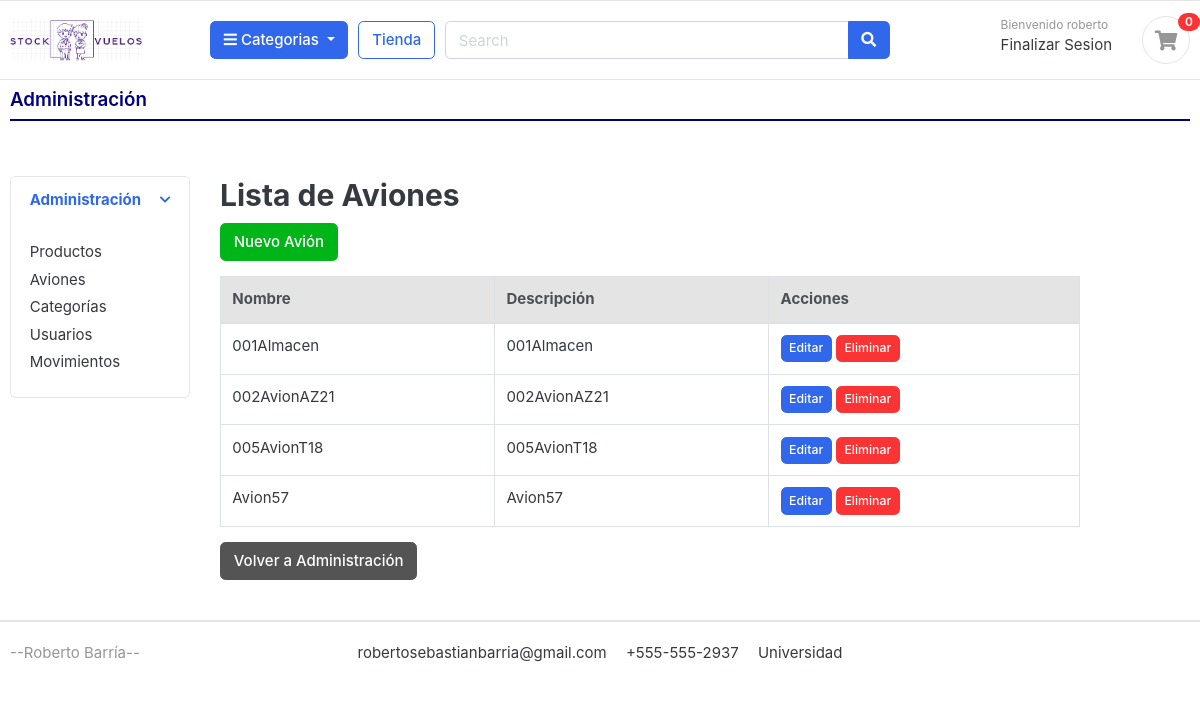
The app's page /administracion/aviones/ (signed in) with its own data.
### cuentas/models.py (models this page shows, shortened)
class Cuenta(AbstractBaseUser):
    Nombre = models.CharField(max_length=50)
    Apellido = models.CharField(max_length=50)
    username = models.CharField(max_length=50, unique=True)
    email = models.EmailField(max_length=100, unique=True)
    phone_number = models.CharField(max_length=50)
    avion = models.ForeignKey('aviones.Avion', on_delete=models.SET_NULL, null=True, blank=True)
    es_administrador = models.BooleanField(default=False)
    es_tripulante = models.BooleanField(default=False)
    date_joined = models.DateTimeField(auto_now_add=True)
    last_login = models.DateTimeField(auto_now_add=True)
    is_admin = models.BooleanField(default=False)
    is_staff = models.BooleanField(default=False)
    is_active = models.BooleanField(default=False)
    is_superadmin = models.BooleanField(default=False)
    USERNAME_FIELD = 'email'
    REQUIRED_FIELDS = ['username', 'Nombre', 'Apellido']
    objects = MyAccountManager()

### aviones/models.py (models this page shows, shortened)
class Avion(models.Model):
    nombre = models.CharField(max_length=100)
    descripcion = models.CharField(max_length=255, blank=True)

### administracion/views.py (the view)
# urls.py: path('aviones/', views.lista_aviones, name='lista_aviones'),
@login_required
def lista_aviones(request):
    aviones = Avion.objects.all()
    return render(request, 'administracion/lista_aviones.html', {'aviones': aviones})

### categorias/models.py (called while the page is built)
    def get_url(self):
        return reverse('productos_por_categoria', args=[self.slug])

### tienda/context_processors.py (called while the page is built)
def cantidad_productos_en_orden(request):
    if request.user.is_authenticated:
        avion_id = request.session.get('avion_id')
        orden = Orden.objects.filter(usuario=request.user, avion_id=avion_id, completada=False).first()
        if orden:
            orden_productos = OrdenProducto.objects.filter(orden=orden).count()
        else:
            orden_productos = 0
    else:
        orden_productos = 0
    return {'orden_productos': orden_productos}

def categorias_context(request):
    return {
        'categorias': Categoria.objects.all()
    }

### templates/administracion/lista_aviones.html
{% extends 'administracion/administracion.html' %}
{% block main_content %}
<section class="section-content padding-x">
    <div class="container">
        <div class="row">
            <div class="col-md-12">
                <h2>Lista de Aviones</h2>
                <a href="{% url 'crear_avion' %}" class="btn btn-success mb-3">Nuevo Avión</a>
                <table class="table table-bordered">
                    <thead class="thead-light">
                        <tr>
                            <th>Nombre</th>
                            <th>Descripción</th>
                            <th>Acciones</th>
                        </tr>
                    </thead>
                    <tbody>
                        {% for avion in aviones %}
                            <tr>
                                <td>{{ avion.nombre }}</td>
                                <td>{{ avion.descripcion }}</td>
                                <td>
                                    <a href="{% url 'editar_avion' avion.pk %}" class="btn btn-primary btn-sm">Editar</a>
                                    <a href="{% url 'eliminar_avion' avion.pk %}" class="btn btn-danger btn-sm">Eliminar</a>
                                </td>
                            </tr>
                        {% endfor %}
                    </tbody>
                </table>
            </div>
        </div>
        <a href="{% url 'administracion' %}" class="btn btn-secondary">Volver a Administración</a>
    </div>
</section>
{% endblock %}

### templates/includes/navbar.html (shortened to what this page needs)
{% load static %}
<header class="section-header">
    <section class="header-main border-bottom">
        <div class="container">
            <div class="row align-items-center">
                <div class="col-lg-2 col-md-3 col-6">
                    <a href="{% url 'tienda' %}" class="brand-wrap">
                        <img class="logo" src="{% static 'images/logo05.png' %}">
                    </a>
                </div>
                {% if user.id is not None %}
                <div class="col-lg col-sm col-md col-6 flex-grow-0">
                    <div class="category-wrap dropdown d-inline-block float-right">
                        <button type="button" class="btn btn-primary dropdown-toggle" data-toggle="dropdown">
                            <i class="fa fa-bars"></i> Categorias
                        </button>
                    </div>
                </div>
                {% endif %}
                {% if user.id is not None %}
                <a href="{% url 'tienda' %}" class="btn btn-outline-primary">Tienda</a>
                {% endif %}
                <div class="col-lg col-md-6 col-sm-12 col">
                    {% if user.id is not None %}
                    <form action="#" class="search">
                        <div class="input-group w-100">
                            <input type="text" class="form-control" style="width:60%;" placeholder="Search">
                            <div class="input-group-append">
                                <button class="btn btn-primary" type="submit">
                                    <i class="fa fa-search"></i>
                                </button>
                            </div>
                        </div>
                    </form>
                    {% endif %}
                </div>
                <div class="col-lg-3 col-sm-6 col-8 order-2 order-lg-3">
                    <div class="d-flex justify-content-end mb-3 mb-lg-0">
                        {% if user.id is None %}
                            <div class="widget-header">
                                <small class="title text-muted">Bienvenido </small>
                                <div>
                                    <a href="{% url 'login' %}">Login</a> <span class="dark-transp"> | </span>
                                </div>
                            </div>
                        {% else %}
                            <div class="widget-header">
                                <small class="title text-muted">Bienvenido {{user.Nombre}} </small>
                                <div>
                                    <a href="{% url 'logout' %}">Finalizar Sesion</a>
                                </div>
                            </div>
                        {% endif %}
                        {% if user.id is not None %}
                        <a href="{% url 'listar_ordenes' %}" class="widget-header pl-3 ml-3">
                            <div class="icon icon-sm rounded-circle border">
                                <i class="fa fa-shopping-cart"></i>
                            </div>
                            <span class="badge badge-pill badge-danger notify">{{ orden_productos }}</span>
                        </a>
                        {% endif %}
                    </div>
                </div>
            </div>
        </div>
    </section>
</header>

### static/css/ui.css (style rules this page uses)
html { font-family: "Inter", sans-serif; font-size: 15px; }
.icon-xs, .icon-sm, .icon-md, .icon-lg { display: inline-block; text-align: center; flex-shrink: 0; flex-grow: 0; }
.icon-sm { width: 48px; height: 48px; line-height: 48px !important; font-size: 20px; }
.header-main { position: relative; padding-top: 1rem; padding-bottom: 1rem; }
.brand-wrap .logo, .navbar-brand .logo { margin-right: 7px; max-height: 42px; display: inline-block; }
.widget-header { display: inline-block; vertical-align: middle; position: relative; }
.widget-header a { color: #343a40; }
.widget-header i { color: #969696; }
.widget-header .title { display: block; }
.widget-header .notify { position: absolute; top: -3px; right: -10px; }
.notify { position: absolute; top: -4px; right: -10px; display: inline-block; padding: 0.25em 0.6em; font-size: 12px; line-height: 1; text-align: center; border-radius: 3rem; color: #fff; background-color: #fa3434; }

### records on screen
Cuenta: Nombre "roberto"
Avion: nombre "001Almacen", descripcion "001Almacen"
Avion: nombre "002AvionAZ21", descripcion "002AvionAZ21"
Avion: nombre "005AvionT18", descripcion "005AvionT18"
Avion: nombre "Avion57", descripcion "Avion57"

### other values on screen
{{ orden_productos }} "0"
